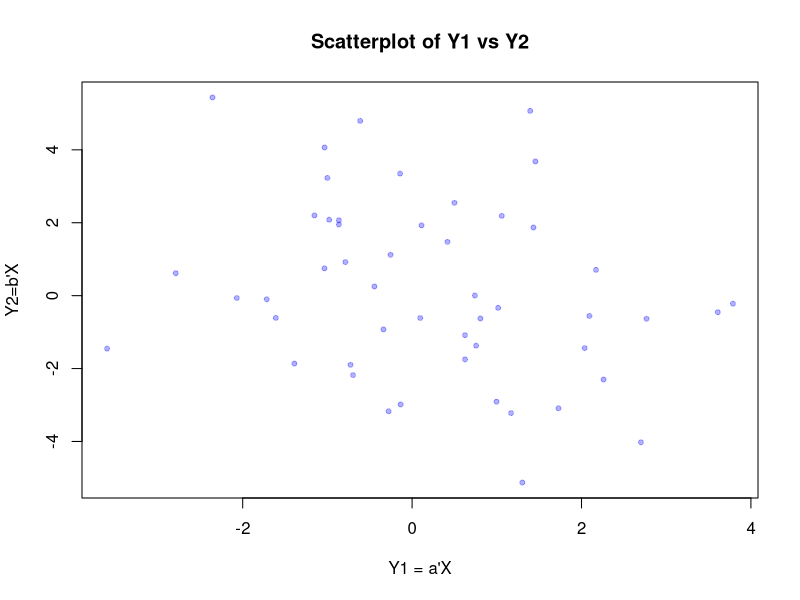
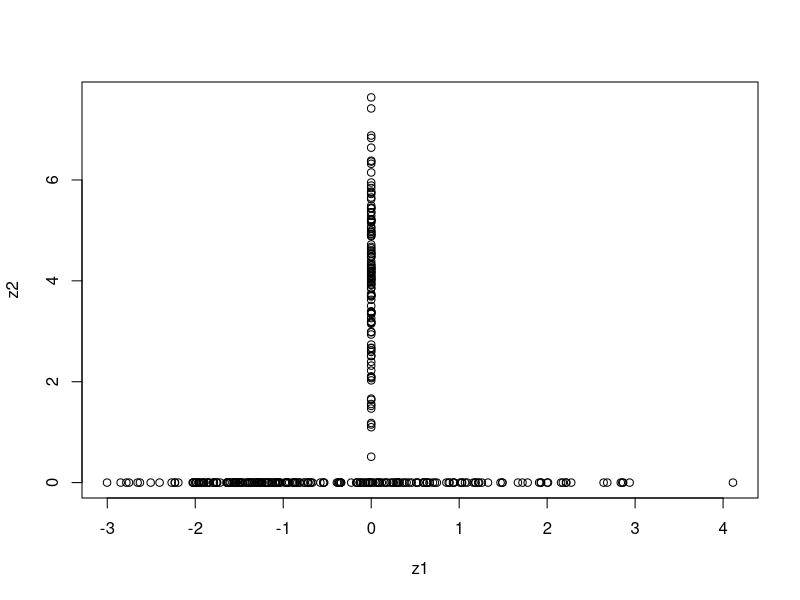

These figures' R source, in order:
## ---- chunk 1
knitr::opts_chunk$set(echo = TRUE)
## ---- chunk 2
m=c(-3,1,4)
S=matrix(c(1,-2,0,
           -2,5,0,
           0,0,2),nrow =3)
#a)
l=c(1/2,1/2,0)
k=c(0,0,1)
y_1=t(l)%*%S%*%k
ifelse(y_1==0,"independently distributed","not independently distributed")
#b)
l_1=c(1,-1,0)
k_1=c(1,1,0)
y_2=t(l_1)%*%S%*%k_1
ifelse(y_2==0,"independently distributed","not independently distributed")
#iii)
l_2=c(0,1,0)
k_2=c(-5/2,1,-1)
y_3=l_2%*%S%*%k_2
ifelse(y_3==0,"independently distributed","not independently distributed")
# d)
A=matrix(c(1,1,0,
           3,-1,0),nrow=2)
B=matrix(c(1,0,0,
           1,-1,0,
           1,4,-1),nrow=3)
Y2=A%*%S%*%t(B)
ifelse(all(Y2==0),"independently distributed","not independently distributed")

# other ex
D= matrix(c(1, 0, 0,
             0, 1, 0,
            0,0,1), nrow = 3, byrow = TRUE)
N= matrix(c(0, 1, 0,
             0, 0, 1,
            1,0,1), nrow = 3, byrow = TRUE)
Y3=D%*%S%*%t(N)
ifelse(all(Y3==0),"independently distributed","not independently distributed")
## ---- chunk 3
#Dist. of linear combination of Multivariate normal variates
library(MASS)
m = as.vector(c(2,-3,1)) # mean vector (p = 3)
s = matrix(c(1,1,1,
             1,2,1,
             1,1,2), nrow = 3, byrow = TRUE)  # 3x3 covariance matrix

# Define transformation matrix A (e.g., A is 2 x 3)
A = matrix(c( 1,  0, -1,
              0,  1,  1), nrow = 2, byrow = TRUE)

# Compute and print theoretical mean and covariance of Y = AX
my = A %*% m
vcmy = A %*% s %*% t(A)
cat("Theoretical Mean of Y = AX:\n");print(my);
cat("\nTheoretical Covariance of Y = AX:\n");print(vcmy);

## ---- chunk 4
m=c(260,231,222)
S=matrix(c(2276,1508,813,
         1508,2206,1349,
         813,1349,1865),nrow=3)
l=c(1,-1,0)
m_1=t(l)%*%m
m_1
s_1=t(l)%*%S%*%l
s_1

## ---- chunk 5
# Independence of transformed random variables
# Define two linear combinations: Y1 = a'X, Y2 = b'X
# Compute Cov(Y1, Y2) = a'Σb

m= c(0, 0, 0)
s = matrix(c( 2, 1, 0,
              1, 3, 0,
              0, 0, 1), nrow = 3, byrow = TRUE)
a=c(1,-1,0)
b = c(1, 1, 0)   #Only depends on first two variables
# Step 3:
cov_1=t(a) %*%s%*% b
cat("Cov(Y1, Y2) =",cov_1,"\n")


# Visualization through Simulation X and compute empirical correlation
set.seed(123)
n = 50
X = t(mvrnorm(n, m, s))
Y1 = as.matrix(a %*% X)
Y2 = as.matrix(b %*% X)
cor(Y1[1,],Y2[1,])
# Step 5: Plot to visualize relation
plot(Y1, Y2, pch = 20, col = rgb(0, 0, 1, 0.3),
     main = "Scatterplot of Y1 vs Y2",
     xlab = "Y1 = a'X", ylab="Y2=b'X")
## ---- chunk 6
n=120
mu=c(-3,1,4)
s=matrix(c(1,-2,0,
           -2,5,0,
           0,0,2),nrow=3)

l=c(1/2,1/2,0)  
m=c(0,0,1)
y1=t(l)%*%s%*%m
ifelse(y1==0,"ind","not ind")

A=matrix(c(1,1,0,
           3,-1,0),2)
B=matrix(c(1,0,0,
           1,-1,0,
           1,4,-1),3)
Y2=A%*%s%*%t(B)
ifelse(all(Y2==0),"ind","not ind")

x=t(mvrnorm(n,mu,s))
z1=as.matrix(l*x)
z2=as.matrix(m*x)
cov(z1[1,],z2[1,])
plot(z1,z2)
## ---- chunk 7
m=c(4,3,2,1)
s=matrix(c(3,0,2,2,
           0,1,1,0,
           2,1,9,-2,
           2,0,-2,4),4)
p=4
q=2
m1=m[1:q]
m2=m[(1+q):p]
s11=s[1:q,1:q]
s12=s[1:q,(1+q):p]
s21=t(s12)
s22=s[(1+q):p,(1+q):p]

A=matrix(c(1,2),1)
B=matrix(c(1,-2,
           2,-1),2)
# a
ax_m=A%*%m1
bx_m=B%*%m2
# b
ax_s=A%*%s11%*%t(A)
bx_s=B%*%s22%*%t(B)
#c
a_x_b_cov=A%*%s12%*%t(B)
k1=s11-s12%*%solve(s22)%*%s21
k2=s22-s21%*%solve(s11)%*%s12

ax_m
bx_m
ax_s
bx_s
s12
a_x_b_cov
k1
k2
## ---- chunk 8
m=c(4,3,2,1)
s=matrix(c(3,0,2,2,
           0,1,1,0,
           2,1,9,-2,
           2,0,-2,4),4)
p=4
q=2
m1=m[1:q]
m2=m[(1+q):p]
s11=s[1:q,1:q]
s12=s[1:q,(1+q):p]
s21=t(s12)
s22=s[(1+q):p,(1+q):p]

A=matrix(c(1,-1,
           2,3),nrow=2)
B=matrix(c(2,-1,
           0,1),nrow=2)
# a
ax_m=A%*%m1
bx_m=B%*%m2
# b
ax_s=A%*%s11%*%t(A)
bx_s=B%*%s22%*%t(B)
#c
a_x_b_cov=A%*%s12%*%t(B)
k1=s11-s12%*%solve(s22)%*%s21
k2=s22-s21%*%solve(s11)%*%s12

ax_m
bx_m
ax_s
bx_s
s12
a_x_b_cov
k1
k2
## ---- chunk 9
rm(list=ls())
m=c(2,4,-1,3,0)
s=matrix(c(4,-1,1/2,-1/2,0,
           -1,3,1,1,0,
           1/2,1,6,1,-1,
           -1/2,1,1,4,0,
           0,0,-1,0,2) ,nrow =5)
p=5
q=2
m1=m[1:q]
m2=m[(1+q):p]
s11=s[1:q,1:q]
s12=s[1:q,(1+q):p]
s21=t(s12)
s22=s[(1+q):p,(1+q):p]

A=matrix(c(1,-1,
           1,1),nrow=2)
B=matrix(c(1,1,2,
           1,1,-2),nrow=2)
# a
ax_m=A%*%m1
bx_m=B%*%m2
# b
ax_s=A%*%s11%*%t(A)
bx_s=B%*%s22%*%t(B)
#c
a_x_b_cov=A%*%s12%*%t(B)
ax_m
bx_m
ax_s
bx_s
a_x_b_cov
